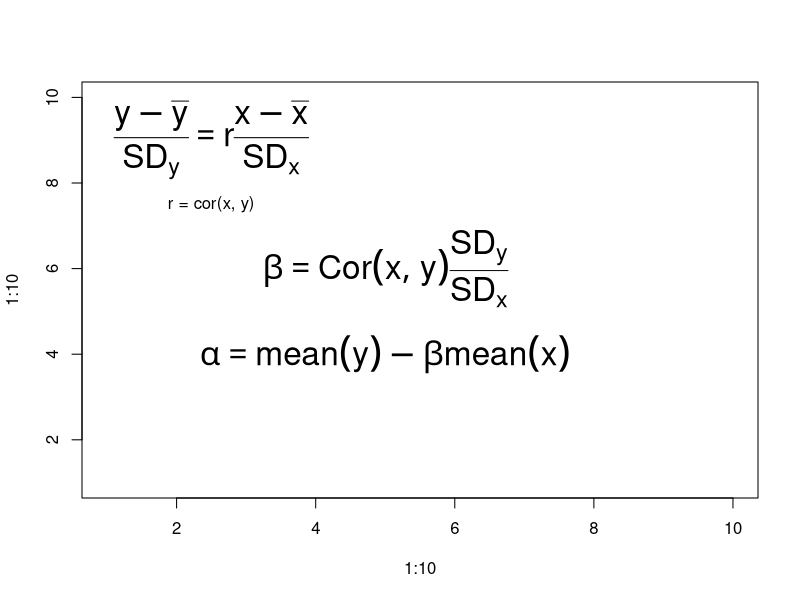

Generate this figure with R: (Note: this script raises an error after producing the figure.)
plot(1:10, 1:10, type = "n"
     , main = )
text(2.5, 9, expression(
  frac(y - bar(y),SD[y]) == r*frac(x - bar(x),SD[x])
  ), cex = 2)
text(2.5, 7.5, "r = cor(x, y)")
text(5, 6, expression(
  beta == Cor(x, y)*frac(SD[y], SD[x])
  ), cex = 2)
text(5, 4, expression(
  alpha == mean(y) - beta * mean(x)
), cex = 2)

data(GaltonFamilies, package = "HistData")
plot(childHeight ~ midparentHeight, GaltonFamilies)

lmod <- lm(childHeight ~ midparentHeight, GaltonFamilies)
coef(lmod)
abline(lmod)


correl  <- with(GaltonFamilies, cor(childHeight, midparentHeight))
beta <- with(GaltonFamilies
             , cor(midparentHeight
                   , childHeight) *
               sd(childHeight) / sd(midparentHeight))
alpha <- with(GaltonFamilies
              , mean(childHeight) -
                beta * mean(midparentHeight))

beta1  <- with(GaltonFamilies, sd(childHeight) / sd(midparentHeight))
alpha1 <- with(GaltonFamilies, mean(childHeight) - beta1 * mean(midparentHeight))

plot(childHeight ~ midparentHeight, GaltonFamilies)
with(GaltonFamilies
     , points(mean(midparentHeight)
              , mean(childHeight)
              , cex = 2, pch = 4
              , col = "red"
              , lwd = 4))
abline(alpha, beta, lty = 2, lwd = 2)
abline(alpha1, beta1, lty = 3, lwd = 2
       , col = "blue")
legend("topleft"
       , legend = c("least squares line"
                    , "cor = 1 line")
       , lty = 2:3
       , lwd = 2
       , col = c("black", "blue"))

